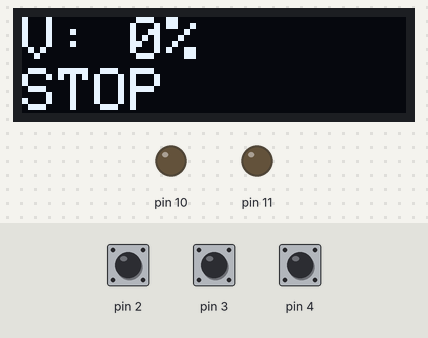
A sketch run on a simulated Arduino Uno, built with avr-gcc and run on an emulated ATmega328P. Shown: 128×32 one-colour display, output pins drawn as LEDs (lit = HIGH). Dashed ring = blinking. The inputs (shaded band) are chosen by the test bench; at power-on: pin 2 HIGH, pin 3 HIGH, pin 4 HIGH. The display library's start-up logo is not drawn.

Above: at 1.2 s.
1.3 s: pin 2 pulled LOW for 1 s
At 1.77 s:
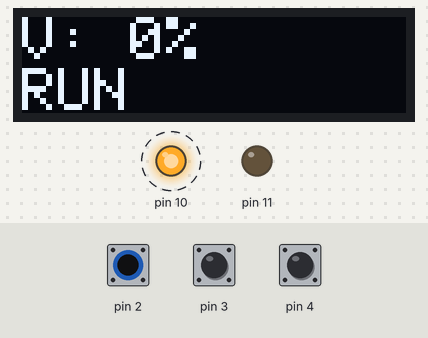
4.0 s: pin 3 pulled LOW for 1 s
At 6.2 s:
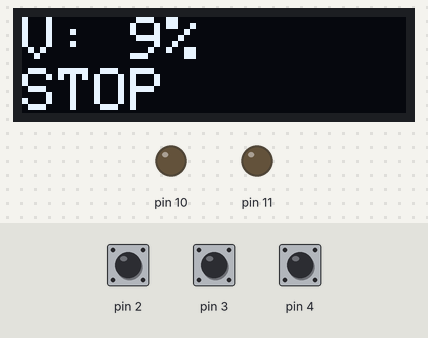
6.5 s: pin 2 pulled LOW for 0.15 s
At 7.1 s:
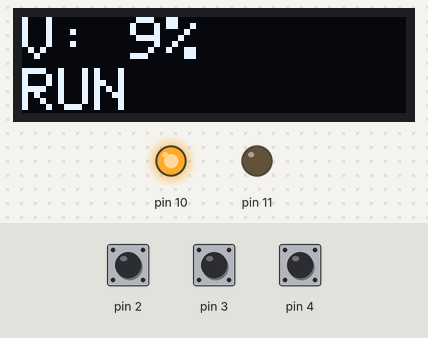
8.3 s: pin 4 pulled LOW for 0.15 s
At 8.9 s:
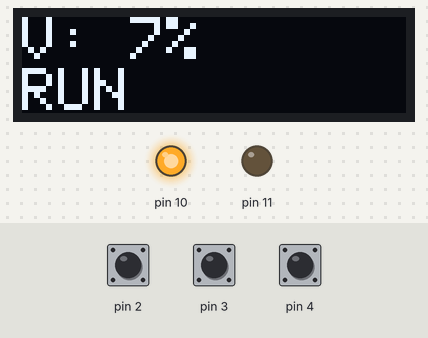
10.0 s: pin 4 pulled LOW for 1 s
At 12.1 s:
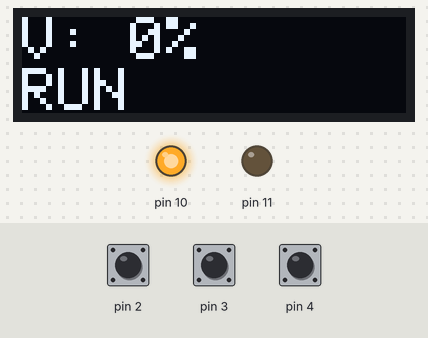
12.5 s: pin 3 pulled LOW for 3.2 s
At 16.7 s:
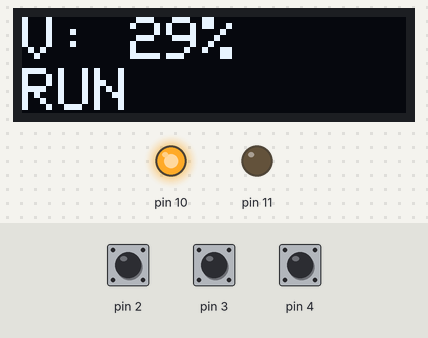
Timing chart, 0 to 18.2 s (numbered marks = the images above; inputs shaded):
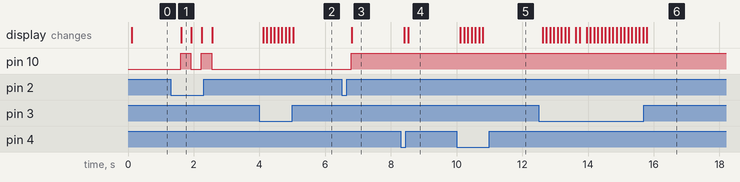

The sketch:

XSY-AT1.ino
```cpp
#include <Wire.h>
#include <Adafruit_MCP4725.h>
Adafruit_MCP4725 dac;
// Set this value to 9, 8, 7, 6 or 5 to adjust the resolution
#define DAC_RESOLUTION    (8)


//#include <Adafruit_GFX.h>
#include <Adafruit_SSD1306.h>
#define OLED_RESET     -1 // Reset pin # (or -1 if sharing Arduino reset pin)
Adafruit_SSD1306 display(128, 32, &Wire, OLED_RESET);

void setup() {
  pinMode(2, INPUT_PULLUP);
  pinMode(3, INPUT_PULLUP);
  pinMode(4, INPUT_PULLUP);
  pinMode(10, OUTPUT);
  pinMode(11, OUTPUT);

  dac.begin(0x60);  //l'originale è a 0x62!!

  if(!display.begin(SSD1306_SWITCHCAPVCC, 0x3C)) { // Address 0x3C for 128x32
    Serial.println(F("SSD1306 allocation failed"));
    abort();
  }
  display.display();
  display.setTextSize(2);
  display.setTextColor(WHITE);
  display.clearDisplay();
}

unsigned long t1, dt;
int vel = 0;
bool RUN = false;

void loop() {
  if (!digitalRead(2)) {
    RUN = !RUN;
    delay(300);
  }
  if (!digitalRead(3)) {
    vel++;
    if (vel > 100) vel = 100;
    delay(100);
  }
  if (!digitalRead(4)) {
    vel--;
    if (vel < 0) vel = 0;
    delay(100);
  }
  if (RUN){
    digitalWrite(10, HIGH);
    dac.setVoltage(map(vel, 0,100, 0,4095), false);
  } else {
    digitalWrite(10, LOW);
  }
  dt = millis() - t1;
  if (dt >= 100){
    display.clearDisplay();
    display.setCursor(0, 0);
    display.print("V: ");
    display.print(vel);
    display.print("%");
    display.setCursor(0, 17);
    if (RUN) {
      display.print("RUN");
    } else {
      display.print("STOP");
    }
    display.display();
    t1 = millis();
  }
}
```

Measured:
- after the input at 1.3 s, pin 10: alternates HIGH for 0.31 s and LOW for 0.31 s, 4 changes in all, then stays LOW, starting after 0.30 s; the display: changes after 0.31 s (image 1)
- after the input at 4.0 s, the display: first changes after 0.11 s (image 2 shows a later state)
- after the input at 6.5 s, pin 10: LOW → HIGH after 0.30 s; the display: changes after 0.31 s (image 3)
- after the input at 8.3 s, the display: first changes after 0.11 s (image 4 shows a later state)
- after the input at 10.0 s, the display: first changes after 0.12 s (image 5 shows a later state)
- after the input at 12.5 s, the display: first changes after 0.12 s (image 6 shows a later state)
